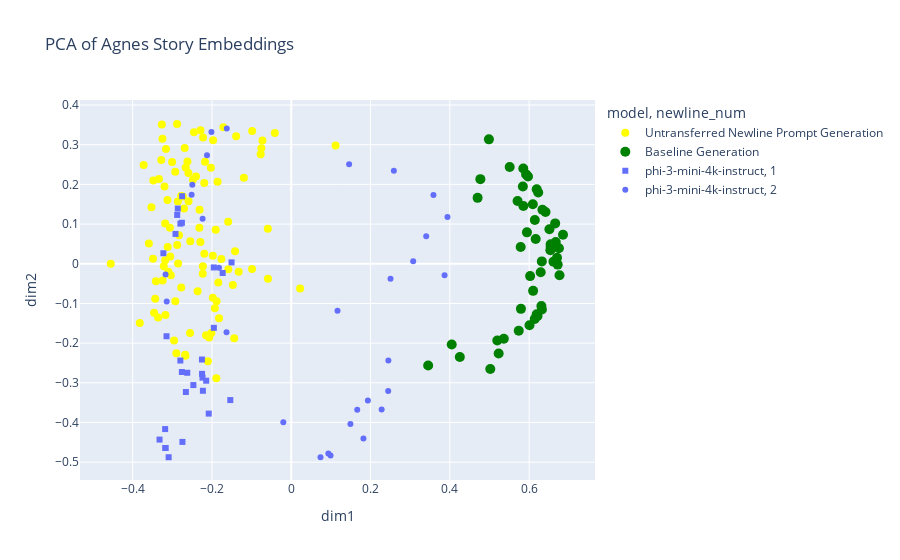

The code cell stored with this chart in its notebook:
### Code cell
# carry out pca on embeddings using sklearn
reducer = PCA(n_components=2)
embeddings_reduced = reducer.fit_transform(embeddings)
print(embeddings_reduced.shape)

# visualize the embeddings using plotly
import plotly.express as px
import plotly.graph_objects as go

results_df["dim1"] = embeddings_reduced[:results_df.shape[0], 0]
results_df["dim2"] = embeddings_reduced[:results_df.shape[0], 1]
base_df["dim1"] = embeddings_reduced[results_df.shape[0]:neutral_start, 0]
base_df["dim2"] = embeddings_reduced[results_df.shape[0]:neutral_start, 1]
baseline_mean_x = base_df["dim1"].mean(axis=0)
baseline_mean_y = base_df["dim2"].mean(axis=0)
neutral_df["dim1"] = embeddings_reduced[neutral_start:, 0]
neutral_df["dim2"] = embeddings_reduced[neutral_start:, 1]
neutral_mean_x = neutral_df["dim1"].mean(axis=0)
neutral_mean_y = neutral_df["dim2"].mean(axis=0)

results_df["truncated_output"] = results_df["output"].str.slice(0,100)

fig = px.scatter(
    results_df,
    x="dim1",
    y="dim2",
    hover_data=["model", "newline_num"],
    title="PCA of Agnes Story Embeddings",
    color="model",
    symbol="newline_num",
    symbol_sequence = ['circle', 'square', 'diamond', 'cross', 'x', 'triangle-up', 'pentagon', 'hexagon', 'octagon', 'star'],

)




fig.update_layout(coloraxis_colorbar=dict(yanchor="top", y=1, x=100, xref="container"))

fig.update_traces(
    hovertemplate="<br>".join(
        ["Model: %{customdata[0]}", "Newline Count: %{customdata[1]}"]
    )
)

fig.add_trace(go.Scatter(x=base_df["dim1"].to_list(), y=base_df["dim2"].to_list(), mode='markers', marker=dict(color='green', size=10), name='Baseline Generation'))

fig.add_trace(go.Scatter(x=neutral_df["dim1"].to_list(), y=neutral_df["dim2"].to_list(), mode='markers', marker=dict(color='yellow', size=8), name='Untransferred Newline Prompt Generation'))

fig.data = [fig.data[3],fig.data[2],fig.data[1],fig.data[0]]


fig.show()

### Figure 1 — Plotly figure (JSON) as saved in the notebook; plotly's stock layout.template omitted (floating-point values rounded to 4 significant figures)
{"data": [{"marker": {"color": "yellow", "size": 8}, "mode": "markers", "name": "Untransferred Newline Prompt Generation", "type": "scatter", "x": [-0.3432, -0.2856, -0.1327, -0.2927, -0.2881, -0.2956, -0.2015, -0.2775, -0.3103, -0.2899, -0.144, -0.262, -0.2403, -0.2779, -0.2176, -0.2104, -0.3217, -0.3265, -0.2925, -0.325, -0.3338, -0.2318, -0.07727, -0.186, -0.2668, -0.2663, -0.2594, -0.1979, -0.1978, -0.3199, -0.2677, -0.2455, -0.1842, -0.2481, -0.3822, -0.2547, -0.2071, -0.1822, -0.2363, -0.05913, -0.2878, -0.3592, -0.1196, -0.229, -0.1712, -0.2833, -0.4554, -0.348, -0.3724, -0.04146, -0.2194, -0.1764, -0.2028, -0.2735, -0.1971, -0.2226, -0.2689, -0.09861, -0.3123, -0.2194, -0.2233, -0.3357, -0.2151, 0.1118, -0.07279, -0.1928, -0.09889, -0.2293, -0.3174, -0.3528, -0.3039, -0.1588, -0.3182, -0.223, -0.2314, -0.1391, -0.07555, -0.3162, -0.1884, -0.1891, -0.1474, -0.3062, -0.1592, -0.2705, -0.3461, -0.3488, -0.1418, -0.3006, -0.3053, -0.2554, -0.3245, -0.1906, -0.3116, -0.05876, -0.318, -0.3415, -0.2861, 0.02233, -0.3279, -0.2591], "y": [-0.08821, 0.0006562, -0.01995, 0.232, 0.3522, -0.1936, -0.1746, -0.0598, -0.01998, -0.2257, -0.1874, 0.2577, 0.2202, 0.171, 0.257, -0.2455, -0.006345, 0.3512, -0.09462, 0.3149, 0.2139, 0.09057, 0.2759, 0.2065, -0.2317, 0.2427, 0.2289, -0.08595, 0.0202, 0.1944, -0.2295, 0.3312, -0.0472, 0.2116, -0.1493, 0.05671, -0.1858, -0.1376, -0.06943, 0.08837, 0.04756, 0.05098, 0.2168, 0.3365, 0.3441, 0.07207, 0.0002514, 0.2097, 0.2488, 0.3296, 0.02496, 0.01169, 0.2421, 0.1695, 0.311, 0.3184, 0.2914, 0.3347, 0.1607, 0.2035, -0.02504, -0.1357, -0.1803, 0.2977, 0.3107, -0.1122, -0.01323, 0.0548, -0.129, 0.1426, -0.02897, -0.01366, 0.1012, -0.0063, 0.136, 0.3214, 0.2912, 0.289, -0.0947, -0.2884, -0.05365, 0.0906, 0.1058, 0.1391, -0.1233, 0.01274, 0.03122, 0.2565, 0.01817, -0.1742, -0.04246, 0.08601, 0.04211, -0.03758, 0.008913, -0.04417, 0.1569, -0.06249, 0.2614, 0.1574]}, {"marker": {"color": "green", "size": 10}, "mode": "markers", "name": "Baseline Generation", "type": "scatter", "x": [0.6166, 0.5794, 0.623, 0.6191, 0.6704, 0.502, 0.6101, 0.551, 0.5842, 0.6721, 0.47, 0.6512, 0.5362, 0.5709, 0.5231, 0.3453, 0.5787, 0.5972, 0.5853, 0.6614, 0.6336, 0.6766, 0.4986, 0.5738, 0.6544, 0.6752, 0.5945, 0.477, 0.6212, 0.4048, 0.6309, 0.6292, 0.6536, 0.6009, 0.5855, 0.6854, 0.5923, 0.6141, 0.6093, 0.4252, 0.6413, 0.6192, 0.6025, 0.632, 0.6672, 0.6144, 0.6657, 0.6322, 0.5197, 0.6543], "y": [0.06251, -0.1136, 0.1794, 0.1877, 0.01532, -0.2652, -0.06826, 0.2436, 0.1947, -0.002148, 0.1661, 0.08677, -0.1889, 0.1581, -0.2261, -0.2563, 0.04239, 0.2199, 0.2402, 0.005327, 0.136, -0.02892, 0.3135, -0.1689, 0.04923, 0.03918, 0.07909, 0.2132, -0.1314, -0.2036, -0.1066, -0.02142, 0.03391, -0.155, 0.1456, 0.07303, 0.2252, -0.1393, 0.1499, -0.2351, 0.1306, -0.1271, -0.03112, 0.005916, 0.05463, 0.1101, 0.1017, -0.1155, -0.1932, 0.04284]}, {"customdata": [["phi-3-mini-4k-instruct", 1], ["phi-3-mini-4k-instruct", 1], ["phi-3-mini-4k-instruct", 1], ["phi-3-mini-4k-instruct", 1], ["phi-3-mini-4k-instruct", 1], ["phi-3-mini-4k-instruct", 1], ["phi-3-mini-4k-instruct", 1], ["phi-3-mini-4k-instruct", 1], ["phi-3-mini-4k-instruct", 1], ["phi-3-mini-4k-instruct", 1], ["phi-3-mini-4k-instruct", 1], ["phi-3-mini-4k-instruct", 1], ["phi-3-mini-4k-instruct", 1], ["phi-3-mini-4k-instruct", 1], ["phi-3-mini-4k-instruct", 1], ["phi-3-mini-4k-instruct", 1], ["phi-3-mini-4k-instruct", 1], ["phi-3-mini-4k-instruct", 1], ["phi-3-mini-4k-instruct", 1], ["phi-3-mini-4k-instruct", 1], ["phi-3-mini-4k-instruct", 1], ["phi-3-mini-4k-instruct", 1], ["phi-3-mini-4k-instruct", 1], ["phi-3-mini-4k-instruct", 1], ["phi-3-mini-4k-instruct", 1], ["phi-3-mini-4k-instruct", 1], ["phi-3-mini-4k-instruct", 1], ["phi-3-mini-4k-instruct", 1], ["phi-3-mini-4k-instruct", 1], ["phi-3-mini-4k-instruct", 1]], "hovertemplate": "Model: %{customdata[0]}<br>Newline Count: %{customdata[1]}", "legendgroup": "phi-3-mini-4k-instruct, 1", "marker": {"color": "#636efa", "symbol": "square"}, "mode": "markers", "name": "phi-3-mini-4k-instruct, 1", "orientation": "v", "showlegend": true, "type": "scatter", "x": [-0.2251, -0.3226, -0.1538, -0.1953, -0.2229, -0.2254, -0.2082, -0.2469, -0.3174, -0.2758, -0.1954, -0.2759, -0.2753, -0.3181, -0.292, -0.2624, -0.173, -0.2239, -0.3094, -0.1506, -0.3174, -0.2745, -0.2659, -0.3147, -0.2862, -0.2146, -0.2796, -0.3323, -0.2798, -0.2878], "xaxis": "x", "y": [-0.2774, 0.02652, -0.3435, -0.1615, -0.3201, -0.2413, -0.3776, -0.3058, -0.4644, 0.1033, -0.009289, -0.2727, 0.1702, -0.4166, 0.0752, -0.2747, -0.02328, -0.287, -0.4876, 0.003499, -0.4644, -0.449, -0.3232, -0.1827, 0.1391, -0.2947, 0.1011, -0.4431, -0.2439, 0.123], "yaxis": "y"}, {"customdata": [["phi-3-mini-4k-instruct", 2], ["phi-3-mini-4k-instruct", 2], ["phi-3-mini-4k-instruct", 2], ["phi-3-mini-4k-instruct", 2], ["phi-3-mini-4k-instruct", 2], ["phi-3-mini-4k-instruct", 2], ["phi-3-mini-4k-instruct", 2], ["phi-3-mini-4k-instruct", 2], ["phi-3-mini-4k-instruct", 2], ["phi-3-mini-4k-instruct", 2], ["phi-3-mini-4k-instruct", 2], ["phi-3-mini-4k-instruct", 2], ["phi-3-mini-4k-instruct", 2], ["phi-3-mini-4k-instruct", 2], ["phi-3-mini-4k-instruct", 2], ["phi-3-mini-4k-instruct", 2], ["phi-3-mini-4k-instruct", 2], ["phi-3-mini-4k-instruct", 2], ["phi-3-mini-4k-instruct", 2], ["phi-3-mini-4k-instruct", 2], ["phi-3-mini-4k-instruct", 2], ["phi-3-mini-4k-instruct", 2], ["phi-3-mini-4k-instruct", 2], ["phi-3-mini-4k-instruct", 2], ["phi-3-mini-4k-instruct", 2], ["phi-3-mini-4k-instruct", 2], ["phi-3-mini-4k-instruct", 2], ["phi-3-mini-4k-instruct", 2], ["phi-3-mini-4k-instruct", 2], ["phi-3-mini-4k-instruct", 2]], "hovertemplate": "Model: %{customdata[0]}<br>Newline Count: %{customdata[1]}", "legendgroup": "phi-3-mini-4k-instruct, 2", "marker": {"color": "#636efa", "symbol": "circle"}, "mode": "markers", "name": "phi-3-mini-4k-instruct, 2", "orientation": "v", "showlegend": true, "type": "scatter", "x": [-0.2126, -0.3142, 0.1167, 0.1932, -0.1627, 0.09357, 0.1664, 0.1459, 0.2445, -0.1824, 0.228, 0.394, -0.2497, -0.02004, 0.3404, 0.2504, -0.2514, 0.3075, 0.1492, 0.09906, 0.3587, 0.245, -0.2014, 0.07369, 0.3867, -0.2236, 0.2588, -0.3171, 0.182, -0.1633], "xaxis": "x", "y": [0.2735, -0.09484, -0.1182, -0.3448, 0.3408, -0.4782, -0.3682, 0.2511, -0.3208, -0.01034, -0.3675, 0.1181, 0.1992, -0.3997, 0.06936, -0.03809, 0.174, 0.006594, -0.4035, -0.4833, 0.1732, -0.2437, 0.3318, -0.4875, -0.02924, 0.1133, 0.2346, -0.0271, -0.4402, -0.1726], "yaxis": "y"}], "layout": {"coloraxis": {"colorbar": {"x": 100, "xref": "container", "y": 1, "yanchor": "top"}}, "legend": {"title": {"text": "model, newline_num"}, "tracegroupgap": 0}, "title": {"text": "PCA of Agnes Story Embeddings"}, "xaxis": {"anchor": "y", "domain": [0, 1], "title": {"text": "dim1"}}, "yaxis": {"anchor": "x", "domain": [0, 1], "title": {"text": "dim2"}}}}
